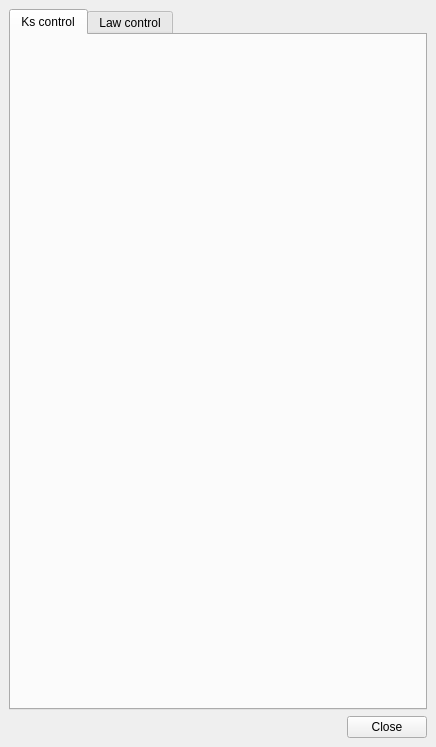
<?xml version="1.0" encoding="UTF-8"?>
<ui version="4.0">
 <class>DockWidget</class>
 <widget class="QDockWidget" name="DockWidget">
  <property name="geometry">
   <rect>
    <x>0</x>
    <y>0</y>
    <width>436</width>
    <height>747</height>
   </rect>
  </property>
  <property name="windowTitle">
   <string>Assimilation</string>
  </property>
  <widget class="QWidget" name="dockWidgetContents">
   <layout class="QVBoxLayout" name="verticalLayout">
    <item>
     <widget class="QTabWidget" name="tab_assim">
      <property name="currentIndex">
       <number>0</number>
      </property>
      <widget class="QWidget" name="tab_ks">
       <attribute name="title">
        <string>Ks control</string>
       </attribute>
       <layout class="QVBoxLayout" name="verticalLayout_2">
        <property name="leftMargin">
         <number>0</number>
        </property>
        <property name="topMargin">
         <number>0</number>
        </property>
        <property name="rightMargin">
         <number>0</number>
        </property>
        <property name="bottomMargin">
         <number>0</number>
        </property>
        <item>
         <layout class="QVBoxLayout" name="lay_ks">
          <property name="spacing">
           <number>0</number>
          </property>
         </layout>
        </item>
       </layout>
      </widget>
      <widget class="QWidget" name="tab_law">
       <attribute name="title">
        <string>Law control</string>
       </attribute>
       <layout class="QVBoxLayout" name="verticalLayout_6">
        <property name="leftMargin">
         <number>0</number>
        </property>
        <property name="topMargin">
         <number>0</number>
        </property>
        <property name="rightMargin">
         <number>0</number>
        </property>
        <property name="bottomMargin">
         <number>0</number>
        </property>
        <item>
         <layout class="QVBoxLayout" name="lay_law"/>
        </item>
       </layout>
      </widget>
     </widget>
    </item>
    <item>
     <layout class="QHBoxLayout" name="horizontalLayout">
      <item>
       <spacer name="horizontalSpacer">
        <property name="orientation">
         <enum>Qt::Horizontal</enum>
        </property>
        <property name="sizeHint" stdset="0">
         <size>
          <width>40</width>
          <height>20</height>
         </size>
        </property>
       </spacer>
      </item>
      <item>
       <widget class="QPushButton" name="bt_close">
        <property name="text">
         <string>Close</string>
        </property>
       </widget>
      </item>
     </layout>
    </item>
   </layout>
  </widget>
  <action name="actionAssimKs">
   <property name="text">
    <string>Ks Zone Selection</string>
   </property>
   <property name="toolTip">
    <string>Ks Zone Selection</string>
   </property>
  </action>
 </widget>
 <resources/>
 <connections/>
</ui>
